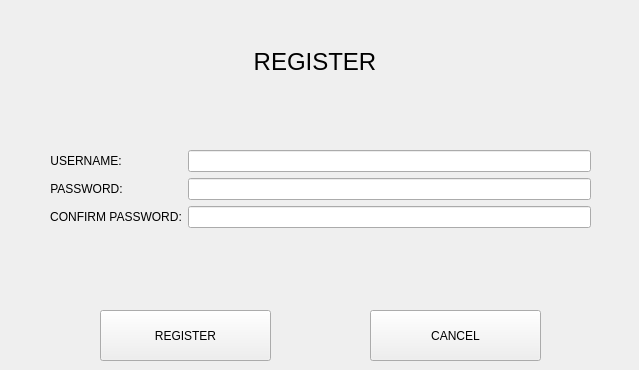
          <widget class="QWidget" name="tab_4">
            <attribute name="title">
              <string/>
            </attribute>
            <widget class="QLabel" name="label_41">
              <property name="geometry">
                <rect>
                  <x>0</x>
                  <y>30</y>
                  <width>630</width>
                  <height>63</height>
                </rect>
              </property>
              <property name="font">
                <font>
                  <pointsize>18</pointsize>
                </font>
              </property>
              <property name="text">
                <string>REGISTER</string>
              </property>
              <property name="textFormat">
                <enum>Qt::AutoText</enum>
              </property>
              <property name="alignment">
                <set>Qt::AlignCenter</set>
              </property>
            </widget>
            <widget class="QWidget" name="verticalLayoutWidget">
              <property name="geometry">
                <rect>
                  <x>50</x>
                  <y>150</y>
                  <width>541</width>
                  <height>111</height>
                </rect>
              </property>
              <layout class="QFormLayout" name="formLayout_5">
                <item row="0" column="0">
                  <widget class="QLabel" name="label_42">
                    <property name="text">
                      <string>USERNAME:</string>
                    </property>
                    <property name="alignment">
                      <set>Qt::AlignCenter</set>
                    </property>
                  </widget>
                </item>
                <item row="1" column="0">
                  <widget class="QLabel" name="label_43">
                    <property name="text">
                      <string>PASSWORD:</string>
                    </property>
                    <property name="alignment">
                      <set>Qt::AlignCenter</set>
                    </property>
                  </widget>
                </item>
                <item row="2" column="0">
                  <widget class="QLabel" name="label_44">
                    <property name="text">
                      <string>CONFIRM PASSWORD:</string>
                    </property>
                    <property name="alignment">
                      <set>Qt::AlignCenter</set>
                    </property>
                  </widget>
                </item>
                <item row="0" column="1">
                  <widget class="QLineEdit" name="usernameSignup"/>
                </item>
                <item row="1" column="1">
                  <widget class="QLineEdit" name="passwordSignup"/>
                </item>
                <item row="2" column="1">
                  <widget class="QLineEdit" name="cfPasswordSignup"/>
                </item>
              </layout>
            </widget>
            <widget class="QPushButton" name="btnRegister">
              <property name="geometry">
                <rect>
                  <x>100</x>
                  <y>310</y>
                  <width>171</width>
                  <height>51</height>
                </rect>
              </property>
              <property name="text">
                <string>REGISTER</string>
              </property>
            </widget>
            <widget class="QPushButton" name="btnCancelRegister">
              <property name="geometry">
                <rect>
                  <x>370</x>
                  <y>310</y>
                  <width>171</width>
                  <height>51</height>
                </rect>
              </property>
              <property name="text">
                <string>CANCEL</string>
              </property>
            </widget>
          </widget>
